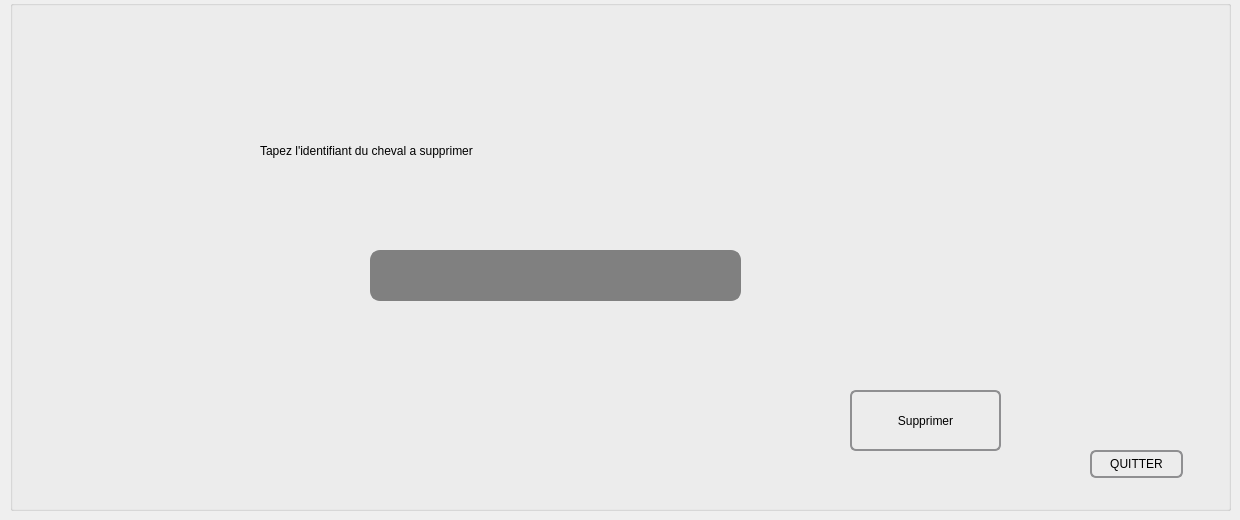
        <widget class="QWidget" name="tab_11">
         <attribute name="title">
          <string>Supprimer</string>
         </attribute>
         <widget class="QGroupBox" name="groupBox_9">
          <property name="geometry">
           <rect>
            <x>10</x>
            <y>0</y>
            <width>1221</width>
            <height>511</height>
           </rect>
          </property>
          <property name="title">
           <string/>
          </property>
          <widget class="QLineEdit" name="Id_cheval2">
           <property name="geometry">
            <rect>
             <x>360</x>
             <y>250</y>
             <width>371</width>
             <height>51</height>
            </rect>
           </property>
           <property name="styleSheet">
            <string notr="true">QLineEdit {
    border: 2px solid gray;
    border-radius: 10px;
    padding: 0 8px;
    background: grey;
    selection-background-color: darkgray;
}
</string>
           </property>
          </widget>
          <widget class="QLabel" name="label_34">
           <property name="geometry">
            <rect>
             <x>250</x>
             <y>130</y>
             <width>591</width>
             <height>41</height>
            </rect>
           </property>
           <property name="styleSheet">
            <string notr="true">font: 25 20pt &quot;Footlight MT Light&quot;;</string>
           </property>
           <property name="text">
            <string>Tapez l'identifiant du cheval a supprimer</string>
           </property>
          </widget>
          <widget class="QPushButton" name="supprimer_plann">
           <property name="geometry">
            <rect>
             <x>840</x>
             <y>390</y>
             <width>151</width>
             <height>61</height>
            </rect>
           </property>
           <property name="styleSheet">
            <string notr="true">QPushButton {
    border: 2px solid #8f8f91;
    border-radius: 6px;
    background-color: qlineargradient(x1: 0, y1: 0, x2: 0, y2: 1,
                                      stop: 0 #f6f7fa, stop: 1 #dadbde);
    min-width: 80px;
}

QPushButton:pressed {
    background-color: qlineargradient(x1: 0, y1: 0, x2: 0, y2: 1,
                                      stop: 0 #dadbde, stop: 1 #f6f7fa);
}

QPushButton:flat {
    border: none; /* no border for a flat push button */
}

QPushButton:default {
    border-color: navy; /* make the default button prominent */
}</string>
           </property>
           <property name="text">
            <string>Supprimer</string>
           </property>
           <property name="icon">
            <iconset resource="imagee.qrc">
             <normaloff>:/delete.png</normaloff>:/delete.png</iconset>
           </property>
          </widget>
          <widget class="QPushButton" name="QUITTER_5">
           <property name="geometry">
            <rect>
             <x>1080</x>
             <y>450</y>
             <width>93</width>
             <height>28</height>
            </rect>
           </property>
           <property name="styleSheet">
            <string notr="true">QPushButton {
    border: 2px solid #8f8f91;
    border-radius: 6px;
    background-color: qlineargradient(x1: 0, y1: 0, x2: 0, y2: 1,
                                      stop: 0 #f6f7fa, stop: 1 #dadbde);
    min-width: 80px;
}

QPushButton:pressed {
    background-color: qlineargradient(x1: 0, y1: 0, x2: 0, y2: 1,
                                      stop: 0 #dadbde, stop: 1 #f6f7fa);
}

QPushButton:flat {
    border: none; /* no border for a flat push button */
}

QPushButton:default {
    border-color: navy; /* make the default button prominent */
}</string>
           </property>
           <property name="text">
            <string>QUITTER</string>
           </property>
           <property name="icon">
            <iconset resource="imagee.qrc">
             <normaloff>:/quitter.png</normaloff>:/quitter.png</iconset>
           </property>
          </widget>
          <widget class="QLabel" name="label_47">
           <property name="geometry">
            <rect>
             <x>1040</x>
             <y>50</y>
             <width>91</width>
             <height>81</height>
            </rect>
           </property>
           <property name="styleSheet">
            <string notr="true">image: url(:/delete.png);</string>
           </property>
           <property name="text">
            <string/>
           </property>
          </widget>
         </widget>
        </widget>
